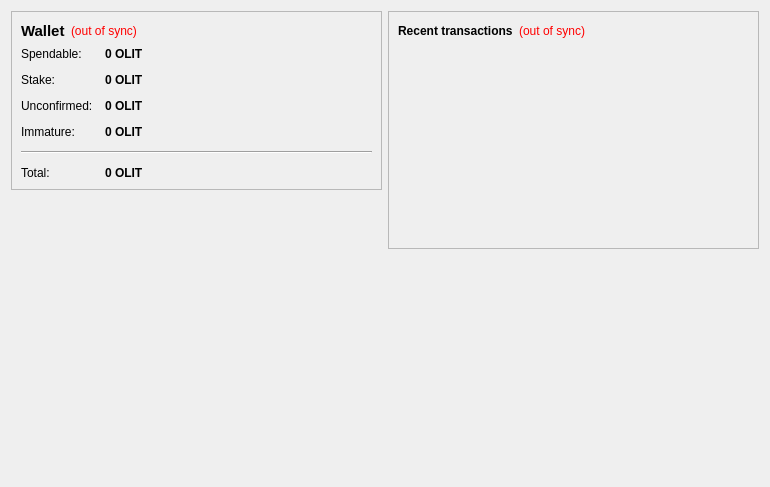
<?xml version="1.0" encoding="UTF-8"?>
<ui version="4.0">
 <class>OverviewPage</class>
 <widget class="QWidget" name="OverviewPage">
  <property name="geometry">
   <rect>
    <x>0</x>
    <y>0</y>
    <width>770</width>
    <height>487</height>
   </rect>
  </property>
  <property name="windowTitle">
   <string>Form</string>
  </property>
  <layout class="QHBoxLayout" name="horizontalLayout" stretch="1,1">
   <item>
    <layout class="QVBoxLayout" name="verticalLayout_2">
     <item>
      <widget class="QFrame" name="frame">
       <property name="frameShape">
        <enum>QFrame::StyledPanel</enum>
       </property>
       <property name="frameShadow">
        <enum>QFrame::Raised</enum>
       </property>
       <layout class="QVBoxLayout" name="verticalLayout_4">
        <item>
         <layout class="QHBoxLayout" name="horizontalLayout_4">
          <item>
           <widget class="QLabel" name="label_5">
            <property name="font">
             <font>
              <pointsize>11</pointsize>
              <weight>75</weight>
              <bold>true</bold>
             </font>
            </property>
            <property name="text">
             <string>Wallet</string>
            </property>
           </widget>
          </item>
          <item>
           <widget class="QLabel" name="labelWalletStatus">
            <property name="toolTip">
             <string>The displayed information may be out of date. Your wallet automatically synchronizes with the OliTwistCoin network after a connection is established, but this process has not completed yet.</string>
            </property>
            <property name="styleSheet">
             <string notr="true">QLabel { color: red; }</string>
            </property>
            <property name="text">
             <string notr="true">(out of sync)</string>
            </property>
            <property name="alignment">
             <set>Qt::AlignLeading|Qt::AlignLeft|Qt::AlignVCenter</set>
            </property>
           </widget>
          </item>
          <item>
           <spacer name="horizontalSpacer_2">
            <property name="orientation">
             <enum>Qt::Horizontal</enum>
            </property>
            <property name="sizeHint" stdset="0">
             <size>
              <width>40</width>
              <height>20</height>
             </size>
            </property>
           </spacer>
          </item>
         </layout>
        </item>
        <item>
         <layout class="QFormLayout" name="formLayout_2">
          <property name="fieldGrowthPolicy">
           <enum>QFormLayout::AllNonFixedFieldsGrow</enum>
          </property>
          <property name="horizontalSpacing">
           <number>12</number>
          </property>
          <property name="verticalSpacing">
           <number>12</number>
          </property>
          <item row="0" column="0">
           <widget class="QLabel" name="label">
            <property name="text">
             <string>Spendable:</string>
            </property>
           </widget>
          </item>
          <item row="0" column="1">
           <widget class="QLabel" name="labelBalance">
            <property name="font">
             <font>
              <weight>75</weight>
              <bold>true</bold>
             </font>
            </property>
            <property name="cursor">
             <cursorShape>IBeamCursor</cursorShape>
            </property>
            <property name="toolTip">
             <string>Your current spendable balance</string>
            </property>
            <property name="text">
             <string notr="true">0 OLIT</string>
            </property>
            <property name="textInteractionFlags">
             <set>Qt::LinksAccessibleByMouse|Qt::TextSelectableByKeyboard|Qt::TextSelectableByMouse</set>
            </property>
           </widget>
          </item>
          <item row="1" column="0">
           <widget class="QLabel" name="label_6">
            <property name="text">
             <string>Stake:</string>
            </property>
           </widget>
          </item>
          <item row="1" column="1">
           <widget class="QLabel" name="labelStake">
            <property name="font">
             <font>
              <weight>75</weight>
              <bold>true</bold>
             </font>
            </property>
            <property name="cursor">
             <cursorShape>IBeamCursor</cursorShape>
            </property>
            <property name="toolTip">
             <string>Total of coins that was staked, and do not yet count toward the current balance</string>
            </property>
            <property name="text">
             <string notr="true">0 OLIT</string>
            </property>
            <property name="textInteractionFlags">
             <set>Qt::LinksAccessibleByMouse|Qt::TextSelectableByKeyboard|Qt::TextSelectableByMouse</set>
            </property>
           </widget>
          </item>
          <item row="2" column="0">
           <widget class="QLabel" name="label_3">
            <property name="text">
             <string>Unconfirmed:</string>
            </property>
           </widget>
          </item>
          <item row="2" column="1">
           <widget class="QLabel" name="labelUnconfirmed">
            <property name="font">
             <font>
              <weight>75</weight>
              <bold>true</bold>
             </font>
            </property>
            <property name="cursor">
             <cursorShape>IBeamCursor</cursorShape>
            </property>
            <property name="toolTip">
             <string>Total of transactions that have yet to be confirmed, and do not yet count toward the current balance</string>
            </property>
            <property name="text">
             <string notr="true">0 OLIT</string>
            </property>
            <property name="textInteractionFlags">
             <set>Qt::LinksAccessibleByMouse|Qt::TextSelectableByKeyboard|Qt::TextSelectableByMouse</set>
            </property>
           </widget>
          </item>
          <item row="3" column="0">
           <widget class="QLabel" name="labelImmatureText">
            <property name="text">
             <string>Immature:</string>
            </property>
           </widget>
          </item>
          <item row="3" column="1">
           <widget class="QLabel" name="labelImmature">
            <property name="font">
             <font>
              <weight>75</weight>
              <bold>true</bold>
             </font>
            </property>
            <property name="toolTip">
             <string>Mined balance that has not yet matured</string>
            </property>
            <property name="text">
             <string notr="true">0 OLIT</string>
            </property>
            <property name="textInteractionFlags">
             <set>Qt::LinksAccessibleByMouse|Qt::TextSelectableByKeyboard|Qt::TextSelectableByMouse</set>
            </property>
           </widget>
          </item>
          <item row="4" column="0" colspan="2">
           <widget class="Line" name="line">
            <property name="orientation">
             <enum>Qt::Horizontal</enum>
            </property>
           </widget>
          </item>
          <item row="5" column="0">
           <widget class="QLabel" name="labelTotalText">
            <property name="text">
             <string>Total:</string>
            </property>
           </widget>
          </item>
          <item row="5" column="1">
           <widget class="QLabel" name="labelTotal">
            <property name="font">
             <font>
              <weight>75</weight>
              <bold>true</bold>
             </font>
            </property>
            <property name="cursor">
             <cursorShape>IBeamCursor</cursorShape>
            </property>
            <property name="toolTip">
             <string>Your current total balance</string>
            </property>
            <property name="text">
             <string notr="true">0 OLIT</string>
            </property>
            <property name="textInteractionFlags">
             <set>Qt::LinksAccessibleByMouse|Qt::TextSelectableByKeyboard|Qt::TextSelectableByMouse</set>
            </property>
           </widget>
          </item>
         </layout>
        </item>
       </layout>
      </widget>
     </item>
     <item>
      <spacer name="verticalSpacer">
       <property name="orientation">
        <enum>Qt::Vertical</enum>
       </property>
       <property name="sizeHint" stdset="0">
        <size>
         <width>20</width>
         <height>40</height>
        </size>
       </property>
      </spacer>
     </item>
     <item>
      <widget class="QLabel" name="label_2">
       <property name="autoFillBackground">
        <bool>true</bool>
       </property>
       <property name="text">
        <string/>
       </property>
       <property name="pixmap">
        <pixmap>:/icons/drmbg</pixmap>
       </property>
       <property name="scaledContents">
        <bool>false</bool>
       </property>
       <property name="margin">
        <number>0</number>
       </property>
      </widget>
     </item>
    </layout>
   </item>
   <item>
    <layout class="QVBoxLayout" name="verticalLayout_3">
     <item>
      <widget class="QFrame" name="frame_2">
       <property name="frameShape">
        <enum>QFrame::StyledPanel</enum>
       </property>
       <property name="frameShadow">
        <enum>QFrame::Raised</enum>
       </property>
       <layout class="QVBoxLayout" name="verticalLayout">
        <item>
         <layout class="QHBoxLayout" name="horizontalLayout_2">
          <item>
           <widget class="QLabel" name="label_4">
            <property name="text">
             <string>&lt;b&gt;Recent transactions&lt;/b&gt;</string>
            </property>
           </widget>
          </item>
          <item>
           <widget class="QLabel" name="labelTransactionsStatus">
            <property name="toolTip">
             <string>The displayed information may be out of date. Your wallet automatically synchronizes with the OliTwistCoin network after a connection is established, but this process has not completed yet.</string>
            </property>
            <property name="styleSheet">
             <string notr="true">QLabel { color: red; }</string>
            </property>
            <property name="text">
             <string notr="true">(out of sync)</string>
            </property>
            <property name="alignment">
             <set>Qt::AlignRight|Qt::AlignTrailing|Qt::AlignVCenter</set>
            </property>
           </widget>
          </item>
          <item>
           <spacer name="horizontalSpacer">
            <property name="orientation">
             <enum>Qt::Horizontal</enum>
            </property>
            <property name="sizeHint" stdset="0">
             <size>
              <width>40</width>
              <height>20</height>
             </size>
            </property>
           </spacer>
          </item>
         </layout>
        </item>
        <item>
         <widget class="QListView" name="listTransactions">
          <property name="styleSheet">
           <string notr="true">QListView { background: transparent; }</string>
          </property>
          <property name="frameShape">
           <enum>QFrame::NoFrame</enum>
          </property>
          <property name="verticalScrollBarPolicy">
           <enum>Qt::ScrollBarAlwaysOff</enum>
          </property>
          <property name="horizontalScrollBarPolicy">
           <enum>Qt::ScrollBarAlwaysOff</enum>
          </property>
          <property name="selectionMode">
           <enum>QAbstractItemView::NoSelection</enum>
          </property>
         </widget>
        </item>
       </layout>
      </widget>
     </item>
     <item>
      <spacer name="verticalSpacer_2">
       <property name="orientation">
        <enum>Qt::Vertical</enum>
       </property>
       <property name="sizeHint" stdset="0">
        <size>
         <width>20</width>
         <height>40</height>
        </size>
       </property>
      </spacer>
     </item>
    </layout>
   </item>
  </layout>
 </widget>
 <resources>
  <include location="../bitcoin.qrc"/>
 </resources>
 <connections/>
</ui>
